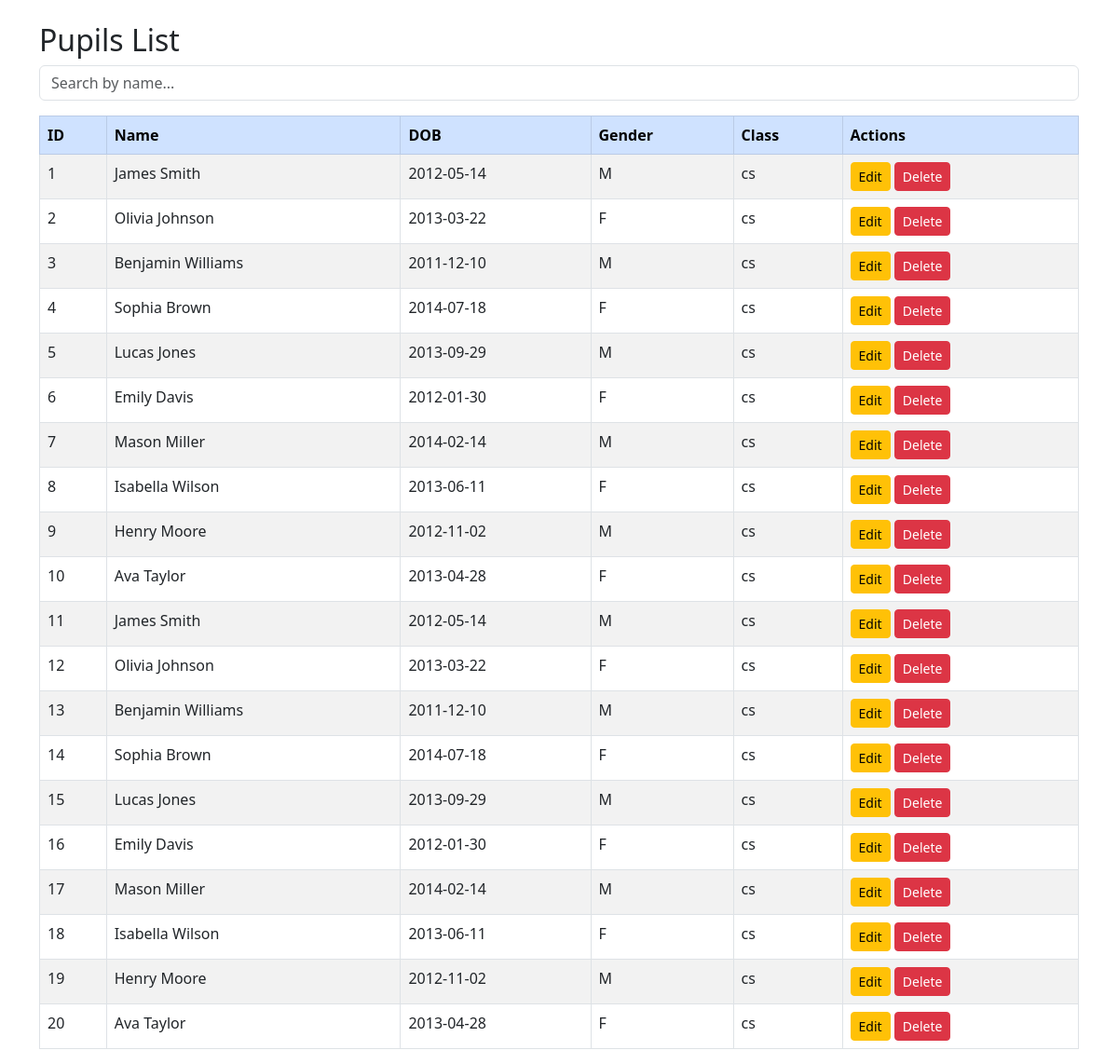
Screenshot of /pupils.php with the database file from the repository.
### tables this page shows
CREATE TABLE `pupils` (
  `Pupil_id` int(11) NOT NULL,
  `First_name` varchar(50) DEFAULT NULL,
  `Last_name` varchar(50) DEFAULT NULL,
  `Date_of_Birth` date DEFAULT NULL,
  `Gender` varchar(10) DEFAULT NULL,
  `Address` varchar(100) DEFAULT NULL,
  `Medical_History` varchar(100) DEFAULT NULL,
  `Admission_Date` date DEFAULT NULL,
  `Class_id` int(11) DEFAULT NULL
);

CREATE TABLE `class` (
  `Class_id` int(11) NOT NULL,
  `Name` varchar(50) DEFAULT NULL,
  `Capacity` int(11) DEFAULT NULL,
  `Classroom_Number` int(11) DEFAULT NULL,
  `Class_Timetable` date DEFAULT NULL,
  `Class_Start_Date` date DEFAULT NULL,
  `Class_End_Date` date DEFAULT NULL,
  `Teacher_id` int(11) DEFAULT NULL
);

### pupils.php (the view, shortened to what this page needs)
<?php include 'db.php'; ?>
<!DOCTYPE html>
<html lang="en">
<head>
  <link rel="stylesheet" href="https://cdn.jsdelivr.net/npm/bootstrap@5.3.0/dist/css/bootstrap.min.css">
</head>
<body>
  <div class="container mt-4">
    <h2>Pupils List</h2>
    <form class="mb-3" method="GET">
      <input type="text" name="search" class="form-control" placeholder="Search by name...">
    </form>
    <table class="table table-bordered table-striped">
      <thead class="table-primary">
        <tr>
          <th>ID</th>
          <th>Name</th>
          <th>DOB</th>
          <th>Gender</th>
          <th>Class</th>
          <th>Actions</th>
        </tr>
      </thead>
      <tbody>
        <?php
        $search = $_GET['search'] ?? '';
        $sql = "SELECT p.*, c.Name AS ClassName FROM pupils p
                LEFT JOIN class c ON p.Class_id = c.Class_id
                WHERE p.First_name LIKE '%$search%' OR p.Last_name LIKE '%$search%'";
        $result = $conn->query($sql);
        while ($row = $result->fetch_assoc()) {
          echo "<tr>
                  <td>{$row['Pupil_id']}</td>
                  <td>{$row['First_name']} {$row['Last_name']}</td>
                  <td>{$row['Date_of_Birth']}</td>
                  <td>{$row['Gender']}</td>
                  <td>{$row['ClassName']}</td>
                  <td>
                    <a href='edit_pupil.php?id={$row['Pupil_id']}' class='btn btn-sm btn-warning'>Edit</a>
                    <a href='delete_pupil.php?id={$row['Pupil_id']}' class='btn btn-sm btn-danger' onclick='return confirm(\"Delete this pupil?\")'>Delete</a>
                  </td>
                </tr>";
        }
        ?>
      </tbody>
    </table>
  </div>
</body>
</html>

### rows the page displays
pupils: Pupil_id "1", First_name "James", Last_name "Smith", Date_of_Birth "2012-05-14", Gender "M", Class.Name "cs"
pupils: Pupil_id "2", First_name "Olivia", Last_name "Johnson", Date_of_Birth "2013-03-22", Gender "F", Class.Name "cs"
pupils: Pupil_id "3", First_name "Benjamin", Last_name "Williams", Date_of_Birth "2011-12-10", Gender "M", Class.Name "cs"
pupils: Pupil_id "4", First_name "Sophia", Last_name "Brown", Date_of_Birth "2014-07-18", Gender "F", Class.Name "cs"
pupils: Pupil_id "5", First_name "Lucas", Last_name "Jones", Date_of_Birth "2013-09-29", Gender "M", Class.Name "cs"
pupils: Pupil_id "6", First_name "Emily", Last_name "Davis", Date_of_Birth "2012-01-30", Gender "F", Class.Name "cs"
pupils: Pupil_id "7", First_name "Mason", Last_name "Miller", Date_of_Birth "2014-02-14", Gender "M", Class.Name "cs"
pupils: Pupil_id "8", First_name "Isabella", Last_name "Wilson", Date_of_Birth "2013-06-11", Gender "F", Class.Name "cs"
pupils: Pupil_id "9", First_name "Henry", Last_name "Moore", Date_of_Birth "2012-11-02", Gender "M", Class.Name "cs"
pupils: Pupil_id "10", First_name "Ava", Last_name "Taylor", Date_of_Birth "2013-04-28", Gender "F", Class.Name "cs"
pupils: Pupil_id "11", First_name "James", Last_name "Smith", Date_of_Birth "2012-05-14", Gender "M", Class.Name "cs"
pupils: Pupil_id "12", First_name "Olivia", Last_name "Johnson", Date_of_Birth "2013-03-22", Gender "F", Class.Name "cs"
pupils: Pupil_id "13", First_name "Benjamin", Last_name "Williams", Date_of_Birth "2011-12-10", Gender "M", Class.Name "cs"
pupils: Pupil_id "14", First_name "Sophia", Last_name "Brown", Date_of_Birth "2014-07-18", Gender "F", Class.Name "cs"
pupils: Pupil_id "15", First_name "Lucas", Last_name "Jones", Date_of_Birth "2013-09-29", Gender "M", Class.Name "cs"
pupils: Pupil_id "16", First_name "Emily", Last_name "Davis", Date_of_Birth "2012-01-30", Gender "F", Class.Name "cs"
pupils: Pupil_id "17", First_name "Mason", Last_name "Miller", Date_of_Birth "2014-02-14", Gender "M", Class.Name "cs"
pupils: Pupil_id "18", First_name "Isabella", Last_name "Wilson", Date_of_Birth "2013-06-11", Gender "F", Class.Name "cs"
pupils: Pupil_id "19", First_name "Henry", Last_name "Moore", Date_of_Birth "2012-11-02", Gender "M", Class.Name "cs"
pupils: Pupil_id "20", First_name "Ava", Last_name "Taylor", Date_of_Birth "2013-04-28", Gender "F", Class.Name "cs"
